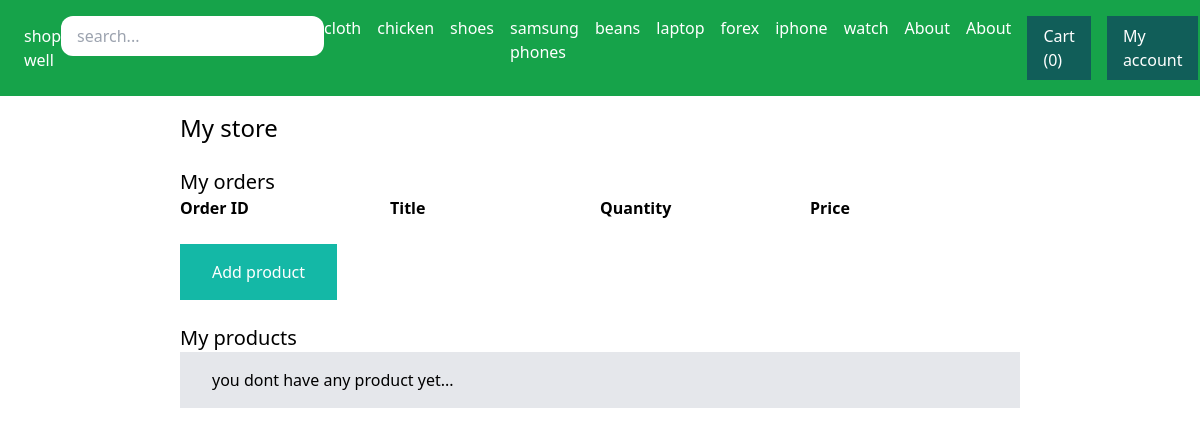
Screenshot of /my-store/ (signed in) with the database file from the repository.
### store/models.py (models this page shows)
class Category(models.Model):
    title = models.CharField(max_length=50)
    slug = models.SlugField(max_length=50)

### userprofile/views.py (the view, shortened to what this page needs)
# urls.py: path('my-store/', views.my_store, name='my_store'),
@login_required
def my_store(request):
    products = request.user.product.exclude(status=Product.DELETED)
    return render(request, 'userprofile/my_store.html')

### store/context_processors.py (called while the page is built)
def cart(request):
    return {'cart': Cart(request)}

### store/templatetags/menu.py (called while the page is built)
@register.inclusion_tag('shop/menu.html')
def menu():
    categories = Category.objects.all()
    return {'categories': categories}

### userprofile/templates/userprofile/my_store.html (shortened to what this page needs)
         {% extends 'shop/base.html' %}
         {% block content %}
            <h1 class="text-2xl">My store</h1>
         <h2 class="mt-6 text-xl">My orders</h2>
         <div class="flex flex-wrap">
         <div class="w-1/4">
            <strong>Order ID</strong>
         </div>
            <div class="w-1/4">
               <strong>Title</strong>
            </div>
            <div class="w-1/4">
            <strong>Quantity</strong>
         </div>
         <div class="w-1/4">
         <strong>Price</strong>
         </div>
         </div>
         <a href="{% url 'add_product' %}" class="mt-6 inline-block py-4 px-8 bg-teal-500 text-white">Add product</a>
         <h2 class="mt-6 text-xl">My products</h2>
         {% if products %}
         <div class="flex flex-wrap">
            {% for product in products %}
            <div class="product w-1/3 bg-white-300 p-1">
               <div class="p-5 bg-white-500">
                  <a href="{% url 'edit_product' product.id %}">
                     {% if product.image %}
                     <div class="image mb-2">
                     <img src="{{ product.image.url }}" alt="image of {{ product.title }}">
                     </div>
                     {% endif %}
                     <h2 class="text-xl">{{ product.title }}</h2>
                     <p class="text-xs text-gray-600">${{ product.get_display_price }}</p>
                     <hr class="my-3">
                     <p><strong>status: </strong>{{ product.get_status_display }}</p>
                  </a>
               </div>
         {% endfor %}
         </div>
         {% else %}
            <p class="py-4 px-8 bg-gray-200">you dont have any product yet...</p>
         {% endif %}
         {% endblock %}

### shop/templates/shop/menu.html (shortened to what this page needs)
{% for category in categories %}
  <a href="{% url 'category_detail' category.slug %}" class="text-white">{{ category.title}}</a>
{% endfor %}
<a href="{% url 'about' %}" class="text-white">About</a>

### rows the page displays
Category: title "cloth"
Category: title "chicken"
Category: title "shoes"
Category: title "samsung phones"
Category: title "beans"
Category: title "laptop"
Category: title "forex"
Category: title "iphone"
Category: title "watch"

### other values shown
{{ cart|length }} "0"
